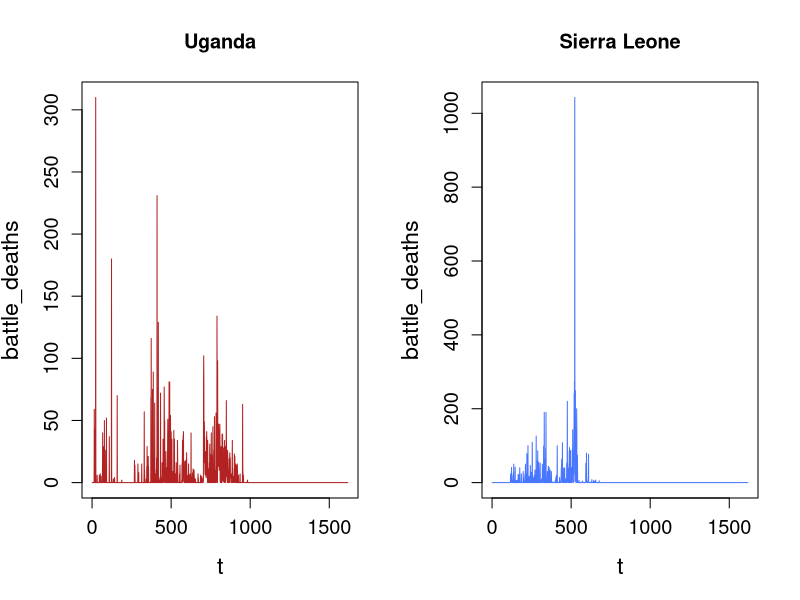

Recreate this plot in R.
setwd(dirname(rstudioapi::getSourceEditorContext()$path))

uga <- read.csv("../../data/uganda.csv")
sle <- read.csv("../../data/sleone.csv")

uga.col <- "firebrick"
sle.col <- "royalblue1"

pdf("./figs/sle_uga_bd.pdf", width=10, height=6)
par(mfrow=c(1,2))
plot(1:1617, uga$battle_deaths, type='l', ylab="battle_deaths", xlab="t", cex.lab=1.4,
     cex.axis=1.2, main="Uganda", col=uga.col)
plot(1:1617, sle$battle_deaths, type='l', ylab="battle_deaths", xlab="t", cex.lab=1.4,
     cex.axis=1.2, main="Sierra Leone", col=sle.col)
dev.off()
